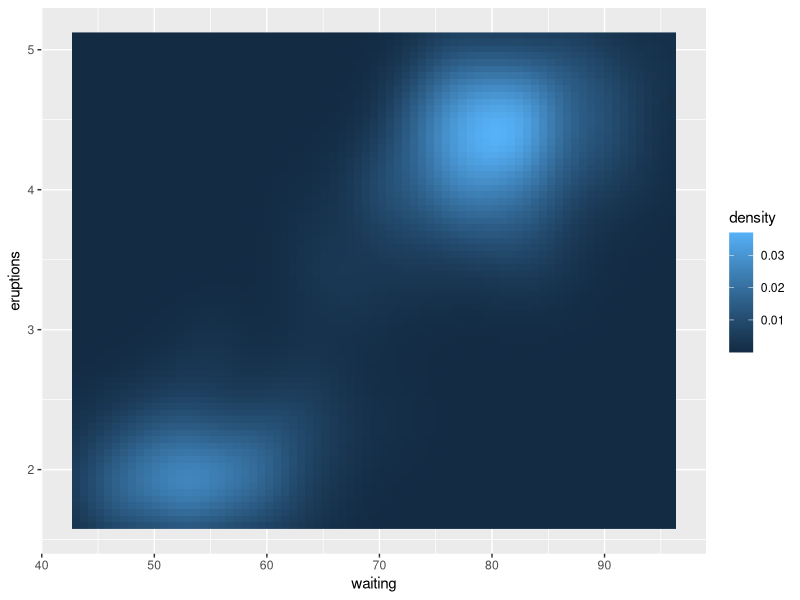
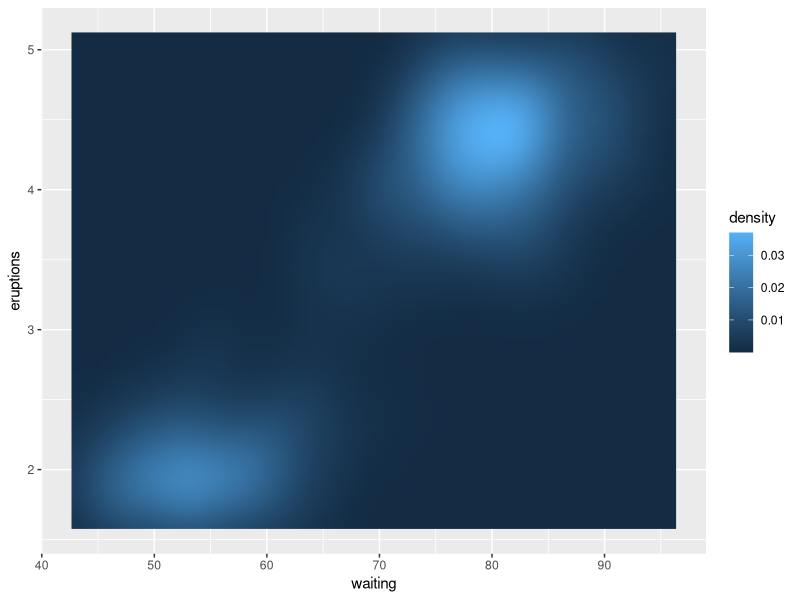
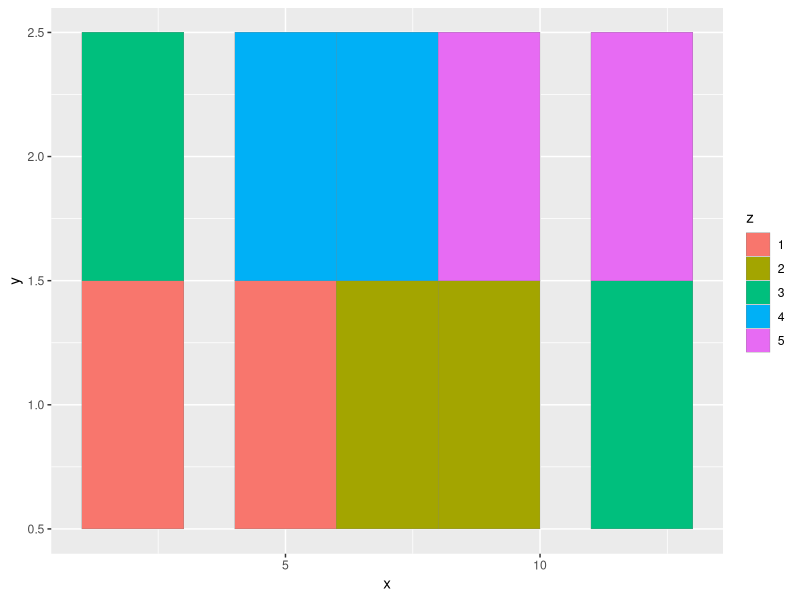
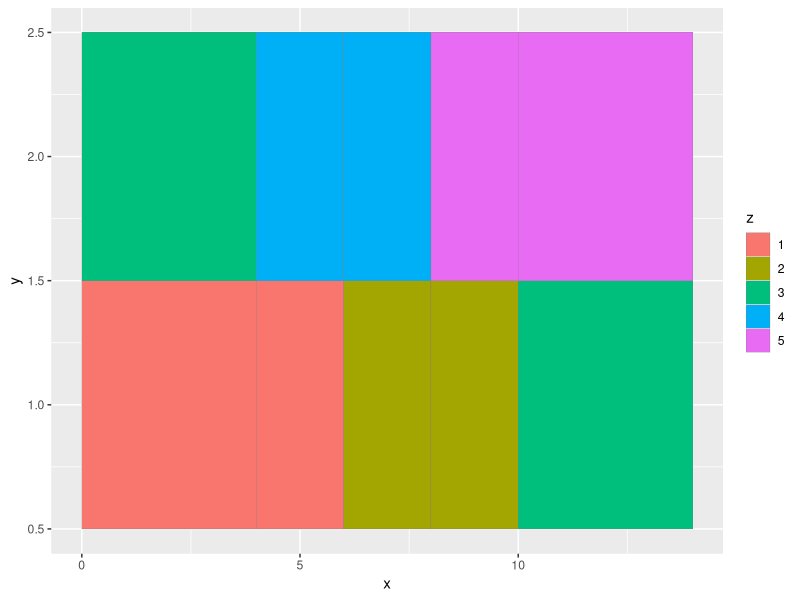
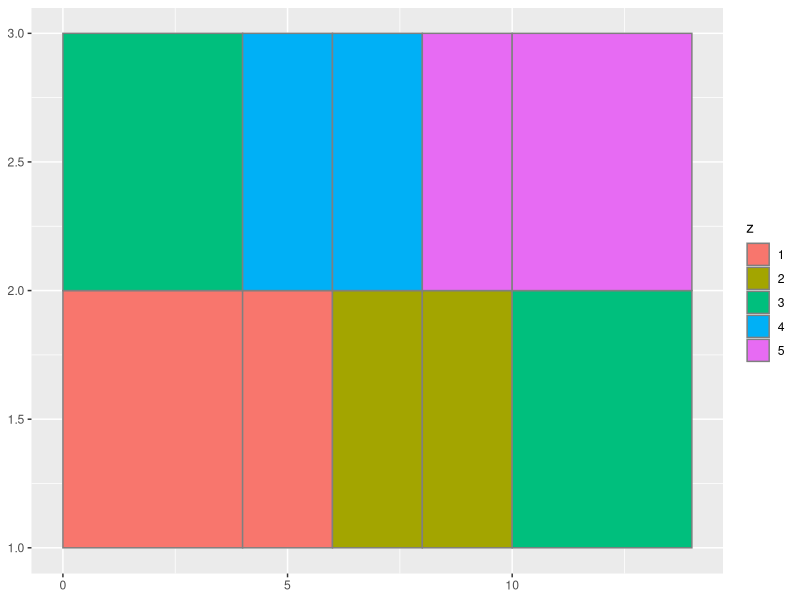

Generate these figures, in order, with R:
library(ggplot2)


### Name: geom_raster
### Title: Rectangles
### Aliases: geom_raster geom_rect geom_tile

### ** Examples

# The most common use for rectangles is to draw a surface. You always want
# to use geom_raster here because it's so much faster, and produces
# smaller output when saving to PDF
ggplot(faithfuld, aes(waiting, eruptions)) +
 geom_raster(aes(fill = density))

# Interpolation smooths the surface & is most helpful when rendering images.
ggplot(faithfuld, aes(waiting, eruptions)) +
 geom_raster(aes(fill = density), interpolate = TRUE)

# If you want to draw arbitrary rectangles, use geom_tile() or geom_rect()
df <- data.frame(
  x = rep(c(2, 5, 7, 9, 12), 2),
  y = rep(c(1, 2), each = 5),
  z = factor(rep(1:5, each = 2)),
  w = rep(diff(c(0, 4, 6, 8, 10, 14)), 2)
)
ggplot(df, aes(x, y)) +
  geom_tile(aes(fill = z), colour = "grey50")
ggplot(df, aes(x, y, width = w)) +
  geom_tile(aes(fill = z), colour = "grey50")
ggplot(df, aes(xmin = x - w / 2, xmax = x + w / 2, ymin = y, ymax = y + 1)) +
  geom_rect(aes(fill = z), colour = "grey50")

## No test: 
##D # Justification controls where the cells are anchored
##D df <- expand.grid(x = 0:5, y = 0:5)
##D df$z <- runif(nrow(df))
##D # default is compatible with geom_tile()
##D ggplot(df, aes(x, y, fill = z)) +
##D   geom_raster()
##D # zero padding
##D ggplot(df, aes(x, y, fill = z)) +
##D   geom_raster(hjust = 0, vjust = 0)
##D 
##D # Inspired by the image-density plots of Ken Knoblauch
##D cars <- ggplot(mtcars, aes(mpg, factor(cyl)))
##D cars + geom_point()
##D cars + stat_bin2d(aes(fill = after_stat(count)), binwidth = c(3,1))
##D cars + stat_bin2d(aes(fill = after_stat(density)), binwidth = c(3,1))
##D 
##D cars +
##D   stat_density(
##D     aes(fill = after_stat(density)),
##D     geom = "raster",
##D     position = "identity"
##D    )
##D cars +
##D   stat_density(
##D     aes(fill = after_stat(count)),
##D     geom = "raster",
##D     position = "identity"
##D   )
## End(No test)
